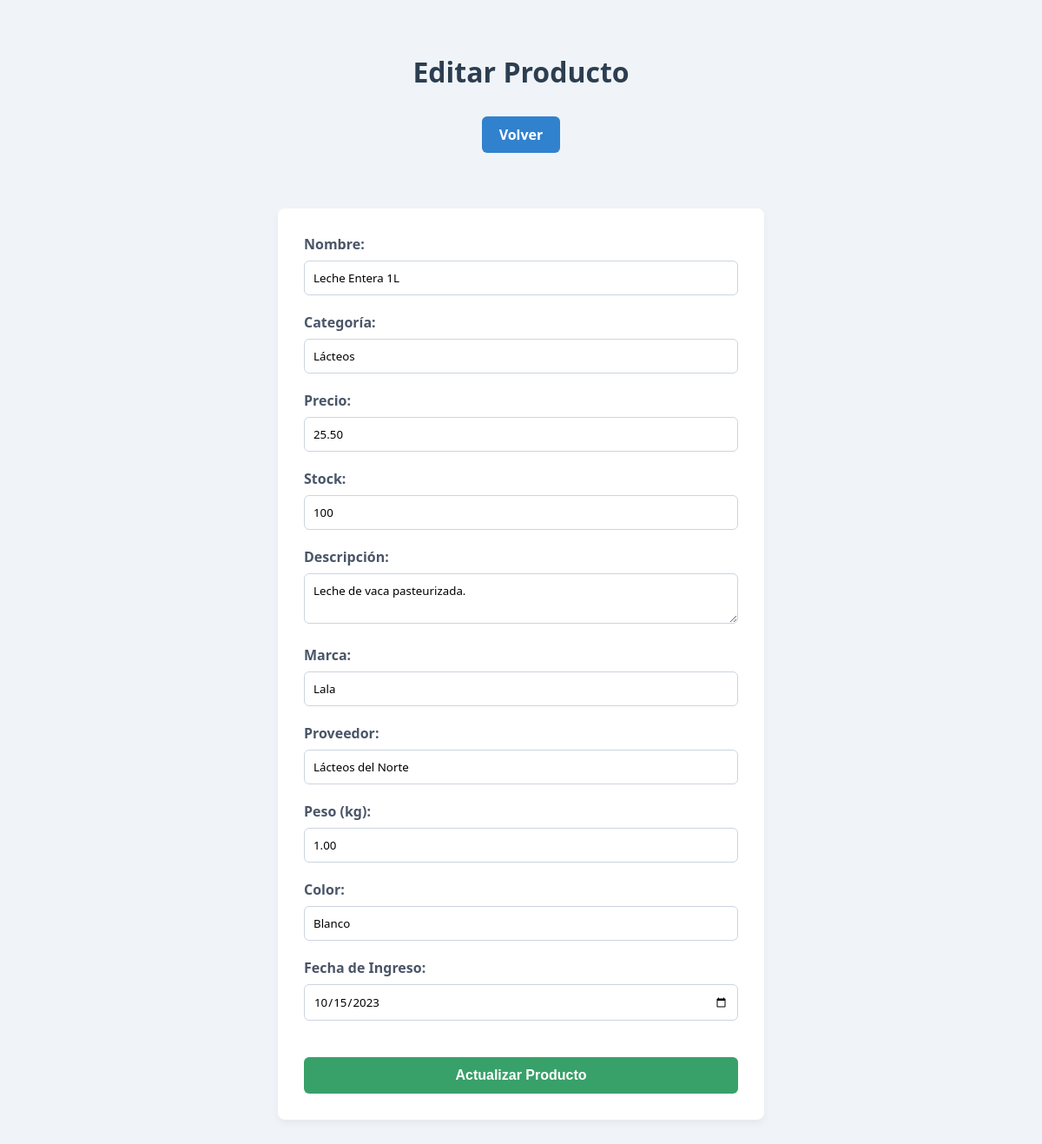
The page /editar.php?id=4 on the database its author committed.
### tables this page shows
CREATE TABLE `productos` (
  `id` int(11) NOT NULL,
  `nombre` varchar(35) NOT NULL,
  `categoria` varchar(20) NOT NULL,
  `precio` decimal(10,2) NOT NULL,
  `stock` int(10) NOT NULL,
  `descripcion` text DEFAULT NULL,
  `marca` varchar(50) DEFAULT NULL,
  `proveedor` varchar(25) DEFAULT NULL,
  `peso` decimal(10,2) DEFAULT NULL,
  `color` varchar(15) DEFAULT NULL,
  `fecha_ingreso` date DEFAULT NULL
);

### editar.php (the view, shortened to what this page needs)
<?php
require 'includes/database.php';
$id = $_GET['id'];
$query_producto = "SELECT * FROM productos WHERE id = $id";
$resultado_producto = mysqli_query($conexion, $query_producto);
$producto = mysqli_fetch_assoc($resultado_producto);
?>
<!DOCTYPE html>
<html lang="es">
<head>
    <link rel="stylesheet" href="build/css/style.css">
</head>
<body>
    <h1>Editar Producto</h1>
    <a href="index.php">Volver</a>
    <br><br>
    <form method="POST">
        <div>
            <label>Nombre:</label>
            <input type="text" name="nombre" maxlength="100" required value="<?php echo $producto['nombre']; ?>">
        </div>
        <div>
            <label>Categoría:</label>
            <input type="text" name="categoria" maxlength="50" required value="<?php echo $producto['categoria']; ?>">
        </div>
        <div>
            <label>Precio:</label>
            <input type="number" step="0.01" name="precio" min="0" max="99999" required value="<?php echo $producto['precio']; ?>">
        </div>
        <div>
            <label>Stock:</label>
            <input type="number" name="stock" min="0" max="10000" required value="<?php echo $producto['stock']; ?>">
        </div>
        <div>
            <label>Descripción:</label>
            <textarea name="descripcion" maxlength="500"><?php echo $producto['descripcion']; ?></textarea>
        </div>
        <div>
            <label>Marca:</label>
            <input type="text" name="marca" maxlength="50" value="<?php echo $producto['marca']; ?>">
        </div>
        <div>
            <label>Proveedor:</label>
            <input type="text" name="proveedor" maxlength="50" value="<?php echo $producto['proveedor']; ?>">
        </div>
        <div>
            <label>Peso (kg):</label>
            <input type="number" step="0.01" name="peso" min="0" max="1000" value="<?php echo $producto['peso']; ?>">
        </div>
        <div>
            <label>Color:</label>
            <input type="text" name="color" maxlength="30" value="<?php echo $producto['color']; ?>">
        </div>
        <div>
            <label>Fecha de Ingreso:</label>
            <input type="date" name="fecha_ingreso" value="<?php echo $producto['fecha_ingreso']; ?>">
        </div>
        <br>
        <button type="submit">Actualizar Producto</button>
    </form>
</body>
</html>

### build/css/style.css (style rules this page uses)
body { font-family: 'Segoe UI', Tahoma, Geneva, Verdana, sans-serif; background-color: #f0f4f8; margin: 0; padding: 40px 20px; color: #333; }
h1 { color: #2c3e50; text-align: center; margin-bottom: 30px; }
form { max-width: 500px; margin: 0 auto; background-color: white; padding: 30px; box-shadow: 0 4px 8px rgba(0, 0, 0, 0.05); border-radius: 8px; }
form div { margin-bottom: 20px; }
label { display: block; font-weight: 600; margin-bottom: 8px; color: #4a5568; }
input[type="text"], input[type="number"], input[type="date"], textarea { width: 100%; padding: 10px; box-sizing: border-box; border: 1px solid #cbd5e0; border-radius: 6px; font-family: inherit; }
button { width: 100%; padding: 12px; background-color: #38a169; color: white; border: none; border-radius: 6px; cursor: pointer; font-size: 16px; font-weight: bold; transition: background-color 0.2s; }
a { display: inline-block; text-decoration: none; color: #3182ce; font-weight: 600; margin-right: 15px; }
a[href="crear.php"], a[href="index.php"] { display: block; width: fit-content; margin: 0 auto 20px auto; background-color: #3182ce; color: white; padding: 10px 20px; border-radius: 6px; text-decoration: none; }

### rows shown on the page
productos: nombre "Leche Entera 1L", categoria "Lácteos", precio "25.50", stock "100", descripcion "Leche de vaca pasteurizada.", marca "Lala", proveedor "Lácteos del Norte", peso "1.00", color "Blanco", fecha_ingreso "10/15/2023"
